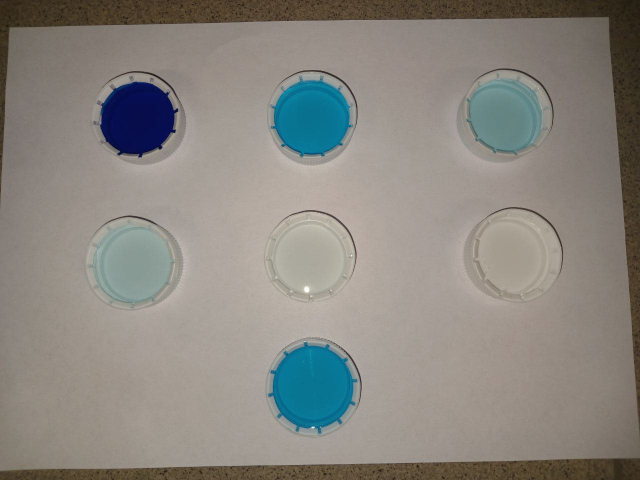
#> input picture photo_2024-05-26_00-46-14.jpg, 1280 x 960 px (shown at 1/2 size)
$ python main.py
#> lines starting #> are read from the running program, lines starting #| are printed output that depends on the picture; long printed decimals are rounded
import cv2
from math import *
import numpy as np


def sort(list):
    list.sort()
    list1 = [() for i in range(7)]
    list1[0], list1[1] = sorted(list[0:2], key=lambda x: x[1])
    list1[2], list1[3], list1[4] = sorted(list[2:5], key=lambda x: x[1])
    list1[5], list1[6] = sorted(list[5:7], key=lambda x: x[1])
    list2 = [list1[0], list1[2], list1[5], list1[1], list1[3], list1[6], list1[4]]
    return list2


def function(list):
    global g
    global concentration
    g += 1
    list_normal = list[2]/255
    list_A = -log(list_normal, 10)
    print("Введите концетрацию(в моль/л) в(о) " + str(g) + " крышке")
    concentration.append(float(input()))
    list_component = (list_A)/(concentration[-1])
    return list_component


# Шаг 1: Загрузите изображение
image = cv2.imread('photo_2024-05-26_00-46-14.jpg')
#> image is the input picture: shape (960, 1280, 3); mean B, G, R 128, 134.5, 138

# Шаг 2: Преобразуйте изображение в градации серого
gray = cv2.cvtColor(image, cv2.COLOR_BGR2GRAY)
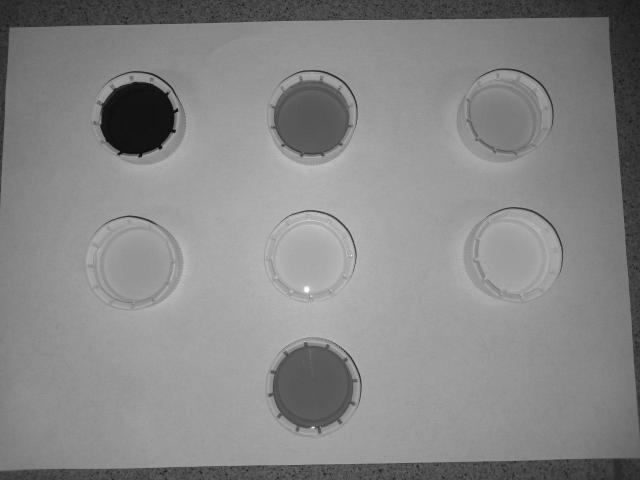
#> gray: shape (960, 1280) (shown at 1/2 size); min 2, max 255, mean 134.8

rows = gray.shape[0]
#> rows = 960
circles = cv2.HoughCircles(gray, cv2.HOUGH_GRADIENT, 1, rows / 8,
                          param1=100, param2=25,
                          minRadius=60, maxRadius=80)
#> circles = [[622.5, 234.5, 75], [275.5, 529.5, 76.1], [273.5, 235.5, 75], [624.5, 770.5, 79.4], [1009.5, 230.5, 73.9], [623.5, 521.5, 79.4], [1016.5, 508.5, 70.4]]
centers = []
concentration = []
g = 0
res = np.zeros(image.shape)
if circles is not None:
    circles = np.uint16(np.around(circles))
#> circles = [[622, 234, 75], [276, 530, 76], [274, 236, 75], [624, 770, 79], [1010, 230, 74], [624, 522, 79], [1016, 508, 70]]
    for i in circles[0, :]:
        centers.append((i[0], i[1]))
#> this loop made 7 passes
#> after the loop, centers = [(622, 234), (276, 530), (274, 236), (624, 770), (1010, 230), (624, 522), (1016, 508)]
print(centers)
#| [(622, 234), (276, 530), (274, 236), (624, 770), (1010, 230), (624, 522), (1016, 508)]
centers = sort(centers)
#> in sort, `list1 = [() for i in range(7)]`: list1 = [(), (), (), (), (), (), ()]
#> in sort, `list2 = [list1[0], list1[2], list1[5], list1[1], list1[3], list1[6], l..`: list2 = [(274, 236), (622, 234), (1010, 230), (276, 530), (624, 522), (1016, 508), (624, 770)]
#> centers has the same summary as list2 in sort
co = 0
colours = [[0, 0, 0] for i in range(7)]
#> colours = [[0, 0, 0], [0, 0, 0], [0, 0, 0], [0, 0, 0], [0, 0, 0], [0, 0, 0], [0, 0, 0]]
height, width, somth = image.shape
#> height = 960; width = 1280; somth = 3
for i in range(30):
    for j in range(30):
        if i**2 + j**2 <= 900:
            for k in centers:
                index = centers.index(k)
                little_list = [int(image[i+k[1], j+k[0]][0]), int(image[i+k[1], j+k[0]][1]), int(image[i+k[1], j+k[0]][2])]
                colours[index][2] += little_list[0]
                colours[index][1] += little_list[1]
                colours[index][0] += little_list[2]
                co += 1
#> after the loop, co = 5138; colours = [[5037, 9104, 55481], [5162, 84141, 105566], [73844, 96884, 95224], [100211, 113399, 108995], [126547, 123861, 115662], [120064, 113744, 104266], [6211, 85993, 107279]]
co //= len(centers)
#> co = 734
for i in range(7):
    colours[i] = [round(colours[i][j] / co, 6) for j in range(3)]
#> after the loop, colours = [[6.86, 12.4, 75.59], [7.03, 114.6, 143.8], [100.6, 132, 129.7], [136.5, 154.5, 148.5], [172.4, 168.7, 157.6], [163.6, 155, 142.1], [8.46, 117.2, 146.2]]
compare_list = []
for i in range(len(colours) - 2):
    compare_list.append(function(colours[i]))
#> this loop made 5 passes; the answer given on pass 1: 3
#> (list_normal in function, list_A in function, list_component in function) on passes 1 to 5: (0.296, 0.528, 0.176), (0.564, 0.249, 0.0829), (0.509, 0.293, 0.0978), (0.582, 0.235, 0.0783), (0.618, 0.209, 0.0697)
#| Введите концетрацию(в моль/л) в(о) 1 крышке
#| Введите концетрацию(в моль/л) в(о) 2 крышке
#| Введите концетрацию(в моль/л) в(о) 3 крышке
#| Введите концетрацию(в моль/л) в(о) 4 крышке
#| Введите концетрацию(в моль/л) в(о) 5 крышке
#> after the loop, compare_list = [0.176, 0.0829, 0.0978, 0.0783, 0.0697]
near = [[0, 0], [0, 0], [99999, 99999]]
for i in range(len(colours) - 1):
    if abs(sum(colours[6]) - sum(colours[i])) <= near[2][0]:
        near[0] = near[1]
        near[1] = near[2]
        near[2] = [abs(sum(colours[6]) - sum(colours[i])), i]
#> this loop made 6 passes
#> after the loop, near = [[99999, 99999], [176.9, 0], [6.29, 1]]
blue = [colours[near[2][1]][-1], colours[-1][-1]]
#> blue = [143.8, 146.2]
A = -log(blue[-1]/255, 10)
#> A = 0.242
if blue[1]/blue[0] >= 1.3 and blue[1]-blue[0] >= 30:
    u = 1
else:
    u = 0
C = A/(compare_list[near[2][1]-u]*1.2)
#> C = 2.43
print(C*320*1000)
#| 777514.081
